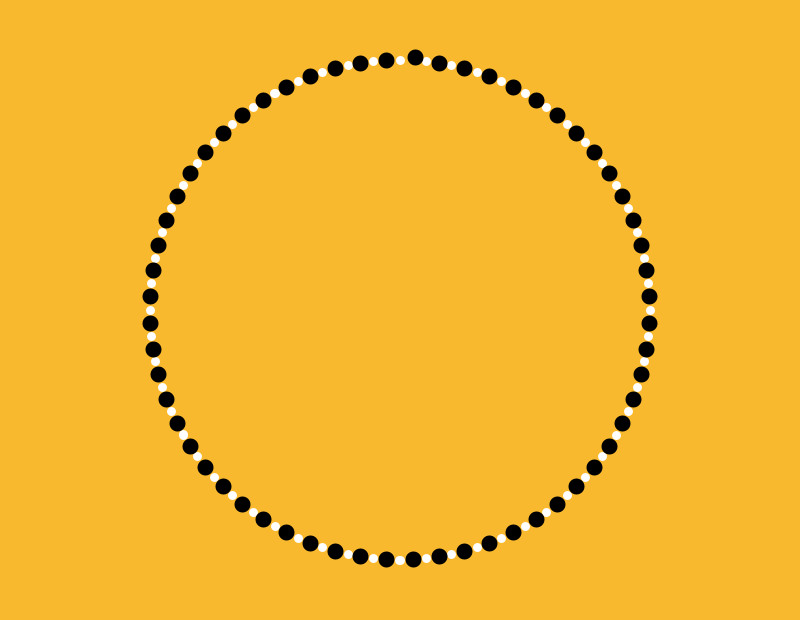
Frame 1 (no input)
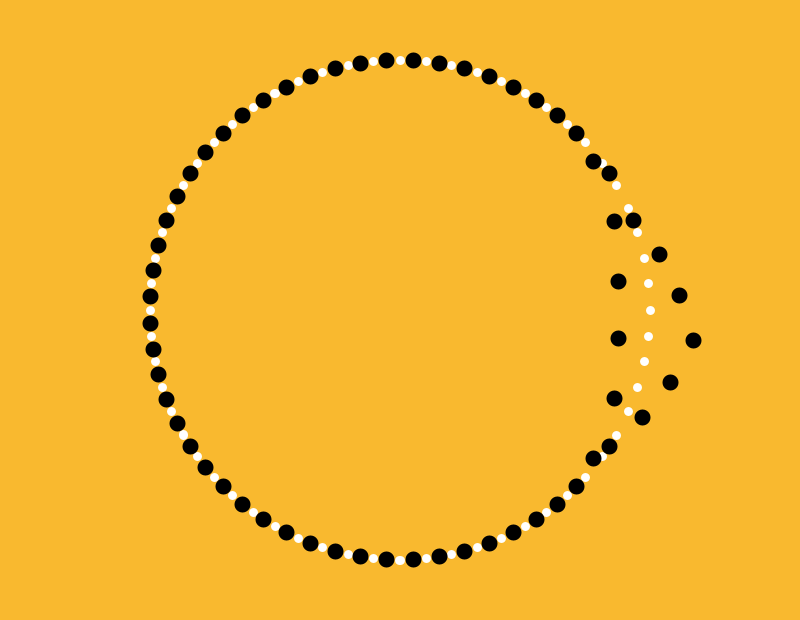
Frame 60 (the mouse pressed at the canvas centre just before this capture)
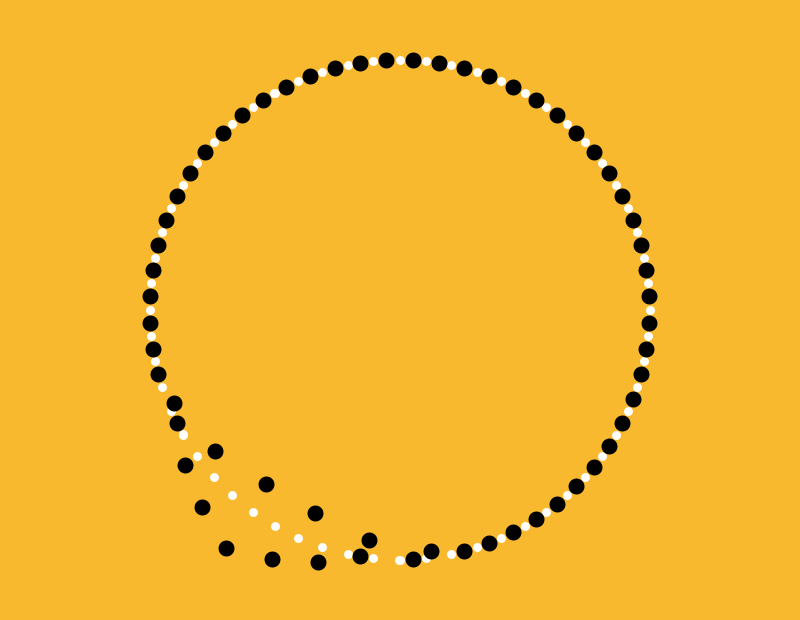
Frame 120 (the mouse held since frame 60 and released just before this capture)

The Processing sketch that drew these frames (run headless with seeded random() and noise(); from frame 60 on, the mouse is pressed at the canvas centre):

// Processing sketch: gif1
// ── gif1.pde
int s = 60;
float r = 250;

ArrayList<Pt> points = new ArrayList<Pt>();

int tick = 1;

void setup() {
  size(800, 620);
  for(int i = 0; i < s; i++){
    Pt t = new Pt((360f/float(s))*i+(360f/float(s))/2f, r, i%2!=0, i*3+1-int(i%2!=0)*6);
    points.add(t);
  }
  points.get(1).defMove = !points.get(1).defMove;
}

void draw(){
  clear();
  background(#F9B92F);
  strokeWeight(9);
  stroke(255);
  for(int i = 0; i < s; i++){
    point(width/2+r*sin(radians((360f/float(s))*i)), height/2-r*cos(radians((360f/float(s))*i)));
  }
  strokeWeight(16);
  stroke(0);
  for(int i = 0; i < points.size(); i++){
    points.get(i).update();
  }
  if(tick==421-66){
    points.get(1).push(points.get(1).defMove);
  }
  else if(tick>=421-60){
    points.get(s-2).push(!points.get(s-2).defMove);
    tick=0;
  }
  tick++;   //<>//
}

class Pt{
 float a, angle;
 float d;
 
 int pushTick;
 
 // 0 - outside, 1  - inside
 boolean defMove;
 boolean movement = false;
 boolean peaked = false;
 boolean isMoving = false;
 float speed = 0.5f;
 Pt(float A, float R, boolean move, int t){
  a = angle = A; 
  d = R;
  defMove = move;
  movement = move;
  pushTick = t;
 }
 
 void draw(){
  point(width/2+d*sin(radians(angle)), height/2-d*cos(radians(angle))); 
 }
 
 void update(){
   if(tick==pushTick){
     push(defMove);
   }
   else if(tick==pushTick+211-36){
     push(!defMove);
   }
   
   if(isMoving){
     //out
     if(!movement){
       
       if(peaked){
         
         if(angle >= a + (360f/float(s))*3){
           isMoving = false;
           peaked = false;
           a = angle;
         }
         else{
           angle+=speed;
           d-=speed*5;
         }
         
       }
       //
       else{
         d+=speed*5;
         angle+=speed;
         if(abs(angle-a) >= ((360f/float(s))*3)/2)peaked = true;
       }
     }
     //in
     else{
       if(peaked){
         if(angle <= a - (360f/float(s))*3){
           isMoving = false;
           peaked = false;
           a = angle;
         }
         else{
           angle-=speed;
           d+=speed*4;
         }
       }
       //
       else{
         d-=speed*4;
         angle-=speed;
         if(abs(angle-a) >= ((360f/float(s))*3)/2)peaked = true;
       }
     }
   }
   draw();
 }
 
 void push(boolean m){
   isMoving = true;
   movement = m;
 }
}
